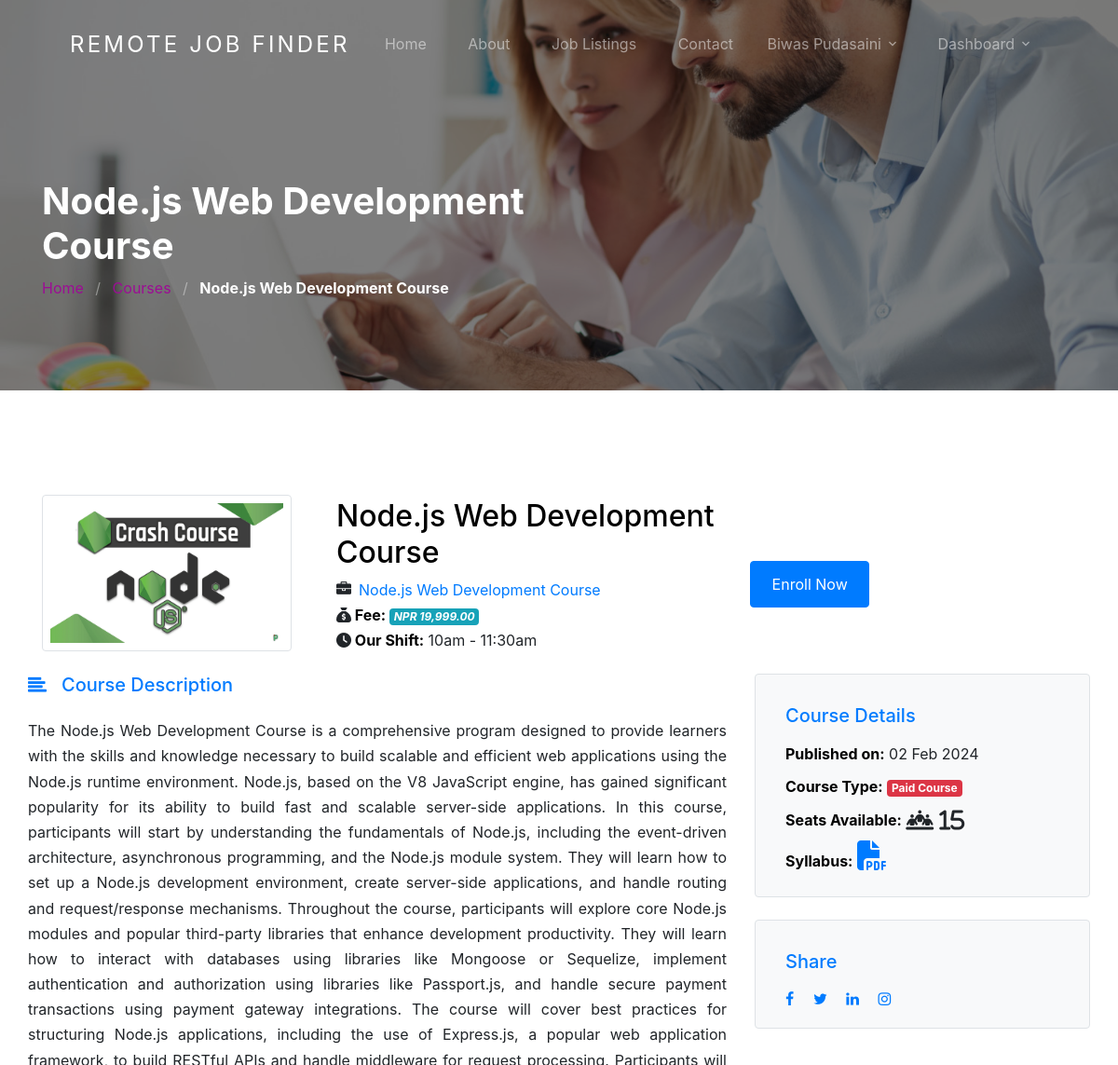
Page /course/3/ (signed in, upper part) on the earlier database version.
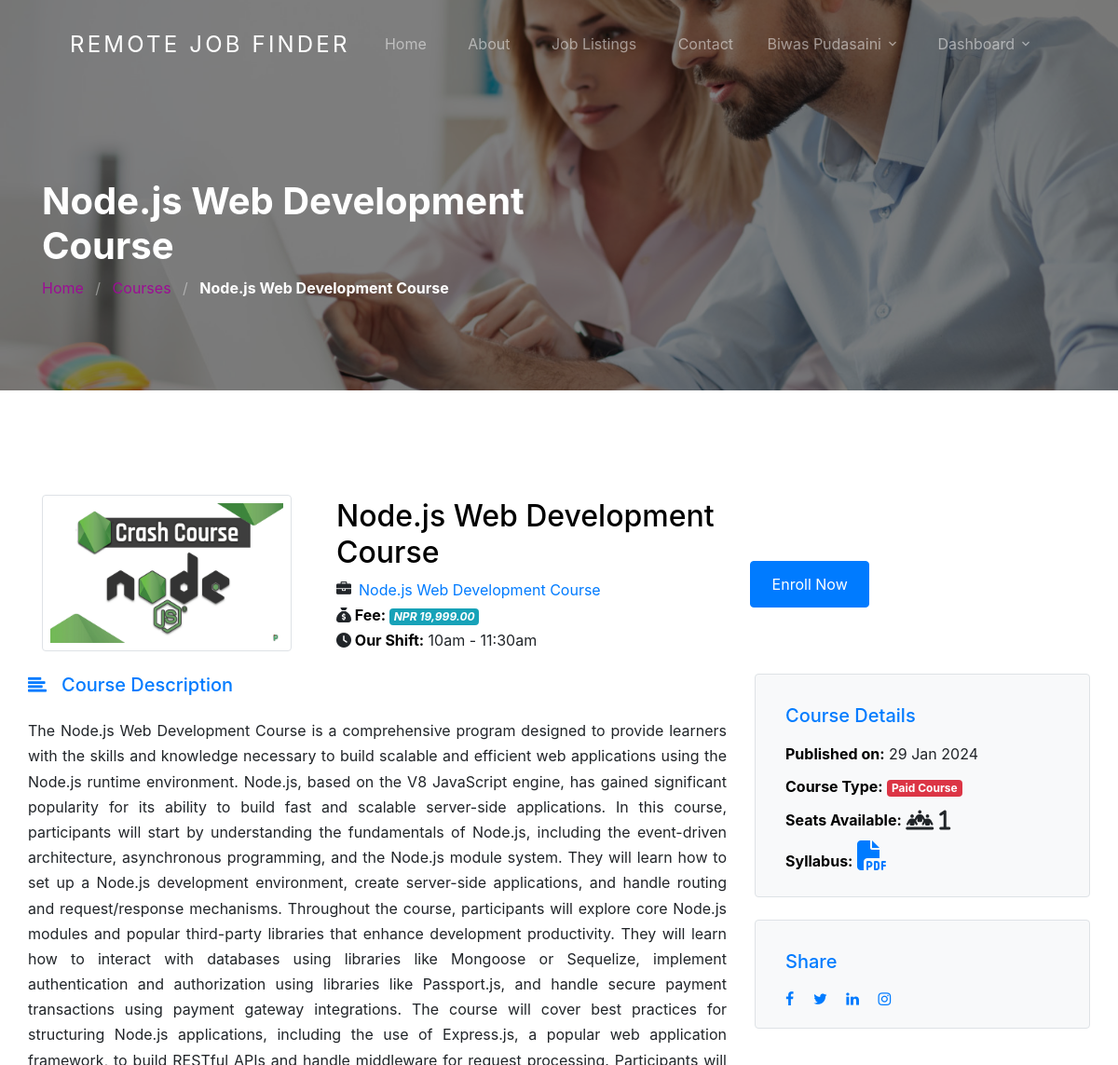
Same page on the later database version.
### jobapp/models.py (models this page shows, shortened)
class Course(models.Model):
    COURSE_TAGS = [
        ('paid', 'Paid'),
        ('free', 'Free'),
            ]
    name = models.CharField(max_length=255)
    tag = models.CharField(max_length=10, choices=COURSE_TAGS, default='paid')
    description = RichTextField()
    document = models.FileField(upload_to='course_pdfs/', null=True, blank=True)
    image = models.ImageField(upload_to='course_images',null=True,blank=True)
    fee = models.CharField(max_length=255,null=True,blank=True)
    shift = models.CharField(max_length=255,null=True,blank=True)
    timestamp = models.DateTimeField(auto_now=True)
    seat = models.IntegerField(null=True,blank=True)

### jobapp/permission.py (the view)
    def wrap(request, *args, **kwargs):
        if request.user.role == 'employee':
            return function(request, *args, **kwargs)
        else:
            raise PermissionDenied

### jobapp/permission.py (called while the page is built)
def user_is_employee(function):
    def wrap(request, *args, **kwargs):
        if request.user.role == 'employee':
            return function(request, *args, **kwargs)
        else:
            raise PermissionDenied
    return wrap

### jobapp/templatetags/is_course_already_applied.py (called while the page is built)
@register.simple_tag(name='is_course_already_applied')
def is_course_already_applied(course, user):
    applied = Enrollment.objects.filter(course=course, user=user)
    if applied:
        return True
    else:
        return False

### jobapp/views.py (called while the page is built)
@login_required(login_url=reverse_lazy('account:login'))
@user_is_employee
def single_course_view(request, id):
    course = get_object_or_404(Course, id=id)
    context = {
        'course': course,
    }
    return render(request, 'jobapp/course-single.html', context)

### template/jobapp/course-single.html (shortened to what the changed rows need)
{% extends 'base.html' %}
{% load static %}
{% load is_course_already_applied %}
{% block content %}
<section class="section-hero overlay inner-page bg-image"
  style="background-image: url('{% static 'images/bgrr.jpg' %}');" id="home-section">
  <div class="container">
    <div class="row">
      <div class="col-md-7">
        <h1 class="text-white font-weight-bold">{{ course.name }}</h1>
        <div class="custom-breadcrumbs">
          <a href="{% url 'jobapp:home' %}">Home</a> <span class="mx-2 slash">/</span>
          <a href="{% url 'jobapp:courses' %}">Courses</a> <span class="mx-2 slash">/</span>
          <span class="text-white"><strong>{{ course.name }}</strong></span>
        </div>
      </div>
    </div>
  </div>
</section>
<section class="site-section">
  <div class="container">
    <div class="row align-items-center mb-5">
      <div class="col-lg-8 mb-5 mb-lg-0">
        <div class="d-flex align-items-center">
          <div class="border p-2 d-inline-block mr-5 mb-4 rounded">
            <img src="{{ course.image.url }}" alt="Image" style="width: 250px; height: 150px; object-fit: fill; ">
          </div>
          <div>
            <h2>{{ course.name }}</h2>
            <div>
              <span class="ml-0 mr-2 mb-2"><span class="icon-briefcase mr-2"></span><a href="#">{{ course.name }}</a></span> <br>
              {% if course.tag == 'free' %}
                  <span class="badge badge-success">
                    Free
                  </span>
                {% elif course.tag == 'paid'%}
                <span class=" fa fa-sack-dollar "></span><strong class="text-black"> Fee: </strong><span class="badge badge-info">
                  <i id="fee1"> </i>
                  </span>
                 <br> <span class="mb-4 fa fa-clock "></span><strong class="text-black"> Our Shift:</strong> {{ course.shift }}
                {% else  %}
                  <span class="badge badge-info">
                    None
                  </span>
                {% endif %}
            </div>
          </div>
        </div>
      </div>
    <div class="row">
      <div class="col-lg-4">
        <div class="bg-light p-3 border rounded mb-4">
          <ul class="list-unstyled pl-3 mb-0">
            <li class="mb-2"><strong class="text-black">Published on:</strong> {{ course.timestamp|date:"d M Y" }}</li>
            <li class="mb-2"><strong class="text-black">Course Type:</strong>
              {% if course.tag == 'free' %}
              <span class="badge badge-success">
                Free Course
              </span>
                <li class="mb-2">
                  <strong class="text-black">Download:</strong>
                  <a href="{{ course.document.url }}"  id="pdfDownload" download="{{ course.name }}.pdf">
                      <i class="fas fa-file-pdf fa-2x"></i>
                  </a>
              </li>
              <li class="mb-2"><strong class="text-black">Donate:</strong> <a href="#" id="donateButton"> <i class="fa-solid fa-money-check-dollar fa-xl"></i></a></li>
              {% elif course.tag == 'paid'%}
              <span class="badge badge-danger">
                Paid Course
              </span>
            <li class="mb-2"><strong class="text-black">Seats Available:</strong> <i class="fa-solid fa-people-line fa-xl"> {{course.seat}}</i></li>
            <li class="mb-2">
              <strong class="text-black">Syllabus:</strong>
              <a href="{{ course.document.url }}"   download="{{ course.name }}.pdf">
                  <i class="fas fa-file-pdf fa-2x"></i>
              </a>
          </li>
              {% else  %}
              None
              {% endif %}
            </li>
          </ul>
        </div>
      </div>
    </div>
  </div>
</section>
{% endblock content %}

Differences in the rows shown:
changed Course "Node.js Web Development Course": timestamp "02 Feb 2024" → "29 Jan 2024"; seat "15" → "1"
